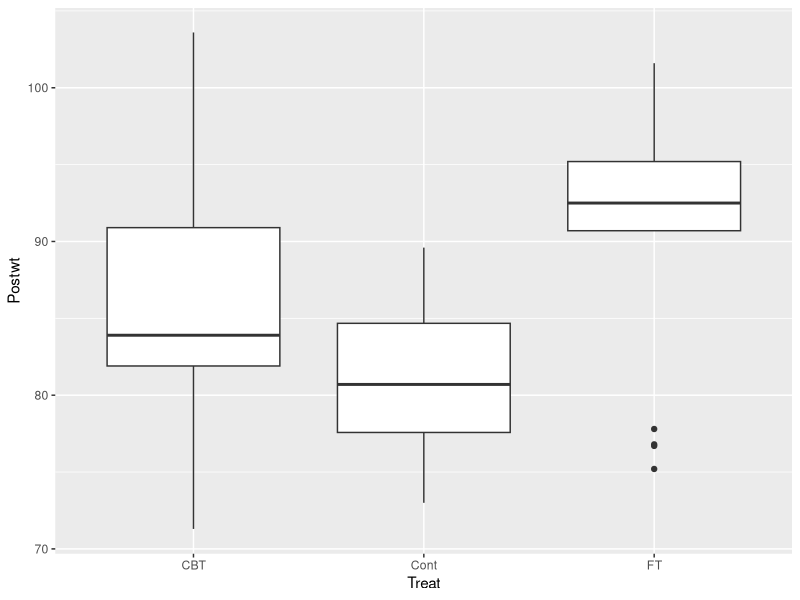

Source code (R):
### Stats with R Exercise sheet 5

##########################
# ANOVA
##########################

## This exercise sheet contains the exercises that you will need to complete and 
## submit by 23:55 on Saturday, December 9. Write the code below the questions. 
## If you need to provide a written answer, comment this out using a hashtag (#). 
## Submit your homework via cms

## Please write below your (and your teammates) name, matriculation number. 
## Name: 
## Matriculation number: 
## Name: 
## Matriculation number: 
## Name: 
## Matriculation number: 

###########################################################################################



#################################
### Exercise 1: One-way ANOVA
#################################

library(ggplot2)
library(dplyr)
library(MASS)
library(car)
library(tidyr)

## This time we will be working with the "anorexia" data frame (package 'MASS') 

## This is a data set of a clinical study with 3 conditions: Two groups received an active treatment,
## while the control group did not receive treatment. The study population is anorexia patients
## and the recorded response is the weight before the study and the weight after the study for
## for each patient.


## a) Load the dataset, store it into a variable called "data", and briefly inspect it. 
## Feel free to make some plots and calculate some statistics in order to understand 
## the data.

data <- anorexia

## b) In a first step, we will concentrate on the dependent variable Postwt and
##  Treat as the predictor variable (we will assume that the weight before treatment is comparable between groups). 
##  Please formulate a sensible research hypothesis.

#### Treatment (CBT or FT ) has an effect on post-treatment weight. 
#### Null hypothesis: Treatment does not have an effect on post-treatment
#### weight.

## c) Build a boxplot of Postwt depending on "Treat". Please use ggplot here and below!

ggplot(data, aes(x=Treat,y=Postwt)) +
  geom_boxplot()

## d) Looking at the boxplots, is there a difference between the weight between the
##  3 treatment groups?

#### Yes, in comparison to the control group, the mean post-treatment weight is
#### modesty higher for those who underwent CTB and much higher for those who
#### underwent FT.

## e) Now we are ready to perform 1-way ANOVA: please use the function aov() on 
## Postwt depending on Treat and assign the result to aov1way

aov1way <- aov(formula = Postwt ~ Treat, data=data)

## f) Look at the summary of aov1way

summary(aov1way)

## g) State your conclusion

#### The F-value is 8.651 and the p-value is 0.000444. this indicates that with 
#### an alpha level of 0.05, we can reject the null hypothesis because at least
#### one of the groups has a significantly different mean from the others.

## h) Use paired.t.test in order to test which levels of Treat are actually different. Use
## "bonferroni" as the method of p-value adjustment.

pairwise.t.test(data$Postwt, data$Treat, p.adjust.method = 'bonferroni') 
# Presumably, 'paired.t.test' in the instructions was a typo, because 
# ??paired.t.test in the console yields no results.

## i) Bonferroni is known to be a conservative method: it preserves the nominal alpha level,
##  but lacks power to detect effects. An alternative is the "holm" method, which also
##  preserves the overall alpha level, but is less conservative. Try this method.

pairwise.t.test(data$Postwt, data$Treat, p.adjust.method = 'holm')

## j) State your conclusions.

#### Using Bonferroni, we find that only the difference between the control 
#### group and FT are significant (with alpha = 0.05). Using Holm, we find that
#### the differences between all pairs (i.e. between CBT and control, between
#### CBT and FT and between Cont and FT) are all significant (with alpha = 0.05).

##################################
### Exercise 2: 2-way ANOVA
##################################

## Above, we have only looked at post treatment weights. If the sample is big and
## patients were randomly assigned to treatment groups, this is fine to measure the
## success of the treatment as we can assume that weight before the treatment is 
## similar between groups.

## a) Create a graph to see whether prewt is similar between Treat groups.

## b) What is your conclusion?

## Next, we will transform the data set, such that we have one variable combining
## both Prewt and Postwt values and an additional factor coding for Time. This will allow us
## to directly address the change in weight under different treatments in a factorial
## ANOVA.
## Please run the following command.

data_long = anorexia%>% pivot_longer(c(Postwt,Prewt), names_to = "Time", values_to = "Weight") %>%
  mutate(Time = factor(Time, levels=c("Prewt","Postwt")))
summary(data_long)

## c) Plot boxplots for the distribution of `Weight` for each of the `Time` 
## values for data_long. Build 3 plots (each containing 2 boxplots) side by side depending on the 
## `Treat` variable.

## d) Describe the pattern you observe in c)

## e) build a two-way ANOVA including Time and Treat as predictors and their interaction
##  and assign it to aov2way.

## f) Report your results in line with the research question.

## g) In order to evaluate the interaction, we will use pairwise tests again. The
## function, we are going to use here is TukeyHSD. Please call the function on the 
##  two-way anova

## h) The interaction between Time and Treat produces 15 (!) different comparisons,
##  but not all of them are meaningful to us. Please select three comparisons to report, 
##  which conceptually make most sense! Explain your choice!


#################################################
### Exercise 3: independence assumption
#################################################

## The two-way ANOVA above violates the independence assumption.
##  a) Explain why.

##  b) Can you think of a way to conduct an ANOVA on this dataset without violating
##  the independence assumption, but taking into account differences between groups 
##  prior to treatment?
